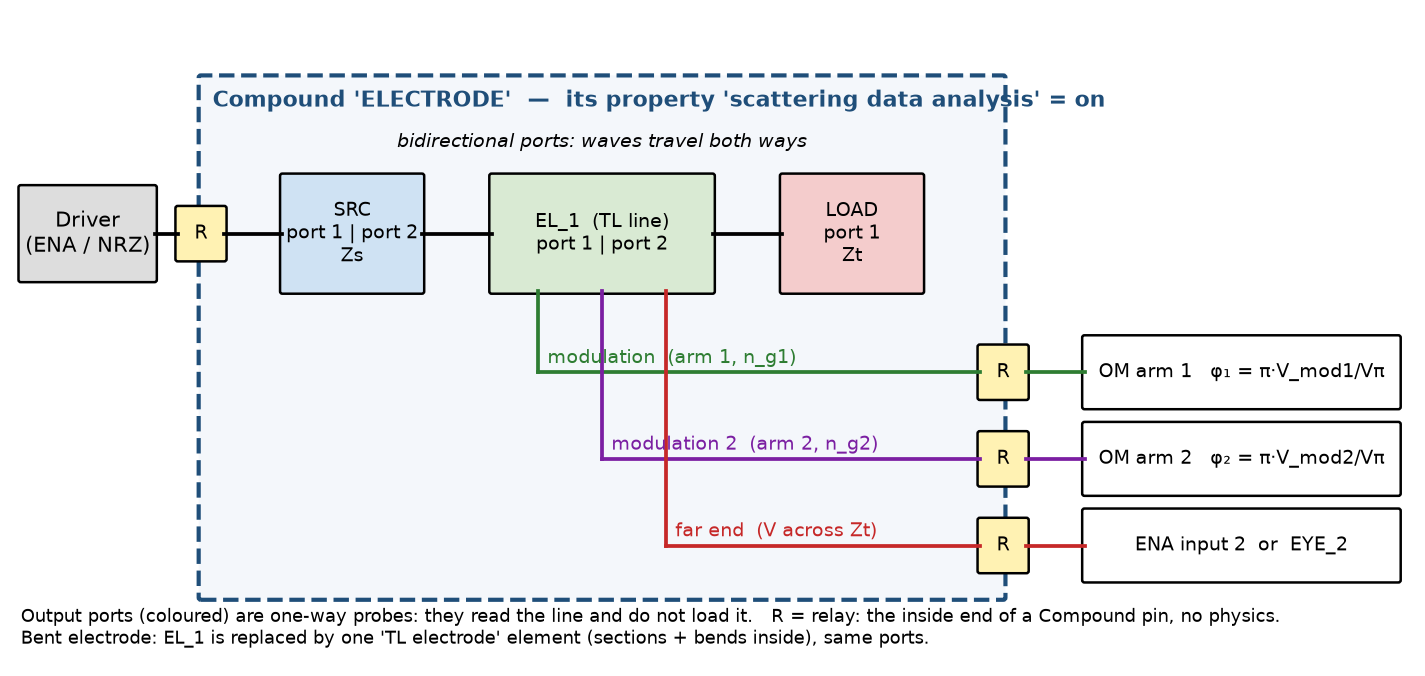

Reproduce this figure in Python.
"""Clean drawing of the scripted electrode as built today (straight build)."""
import matplotlib; matplotlib.use("Agg")
import matplotlib.pyplot as plt
from matplotlib.patches import FancyBboxPatch
fig, ax = plt.subplots(figsize=(12, 5.6)); ax.set_xlim(0, 12); ax.set_ylim(0, 5.6); ax.axis("off")
def box(x, y, w, h, t, fc, fs=10):
    ax.add_patch(FancyBboxPatch((x, y), w, h, boxstyle="round,pad=0.02", fc=fc, ec="k", lw=1.2))
    ax.text(x+w/2, y+h/2, t, ha="center", va="center", fontsize=fs)
def wire(p, q, c="k", ls="-"):
    ax.plot([p[0], q[0]], [p[1], q[1]], c=c, lw=1.8, ls=ls)
ax.add_patch(FancyBboxPatch((1.6, 0.55), 6.9, 4.5, boxstyle="round,pad=0.02", fc="#f4f7fb", ec="#1f4e79", lw=2, ls="--"))
ax.text(1.7, 4.8, "Compound 'ELECTRODE'  —  its property 'scattering data analysis' = on", fontsize=10.5, color="#1f4e79", weight="bold")
RF = 3.7
box(0.05, RF-0.4, 1.15, 0.8, "Driver\n(ENA / NRZ)", "#ddd")
box(1.4, RF-0.22, 0.4, 0.44, "R", "#fff2b3", 9)
box(2.3, RF-0.5, 1.2, 1.0, "SRC\nport 1 | port 2\nZs", "#cfe2f3", 9)
box(4.1, RF-0.5, 1.9, 1.0, "EL_1  (TL line)\nport 1 | port 2", "#d9ead3", 9)
box(6.6, RF-0.5, 1.2, 1.0, "LOAD\nport 1\nZt", "#f4cccc", 9)
for a, b in [(1.2, 1.4), (1.8, 2.3), (3.5, 4.1), (6.0, 6.6)]:
    wire((a, RF), (b, RF))
ax.text(5.05, RF+0.75, "bidirectional ports: waves travel both ways", ha="center", fontsize=9, style="italic")
outs = [(4.5, 2.5, "modulation  (arm 1, n_g1)", "#2e7d32", "OM arm 1   φ₁ = π·V_mod1/Vπ"),
        (5.05, 1.75, "modulation 2  (arm 2, n_g2)", "#7b1fa2", "OM arm 2   φ₂ = π·V_mod2/Vπ"),
        (5.6, 1.0, "far end  (V across Zt)", "#c62828", "ENA input 2  or  EYE_2")]
for x0, y, lab, c, dst in outs:
    wire((x0, RF-0.5), (x0, y), c); wire((x0, y), (8.3, y), c)
    ax.text(x0+0.08, y+0.08, lab, color=c, fontsize=9)
    box(8.3, y-0.22, 0.4, 0.44, "R", "#fff2b3", 9)
    wire((8.7, y), (9.2, y), c)
    box(9.2, y-0.3, 2.7, 0.6, dst, "#ffffff", 9)
ax.text(0.05, 0.15, "Output ports (coloured) are one-way probes: they read the line and do not load it.   "
        "R = relay: the inside end of a Compound pin, no physics.\nBent electrode: EL_1 is replaced by one 'TL electrode' element (sections + bends inside), same ports.",
        fontsize=8.5)
plt.savefig("docs/scripted/circuit.png", dpi=150, bbox_inches="tight")
